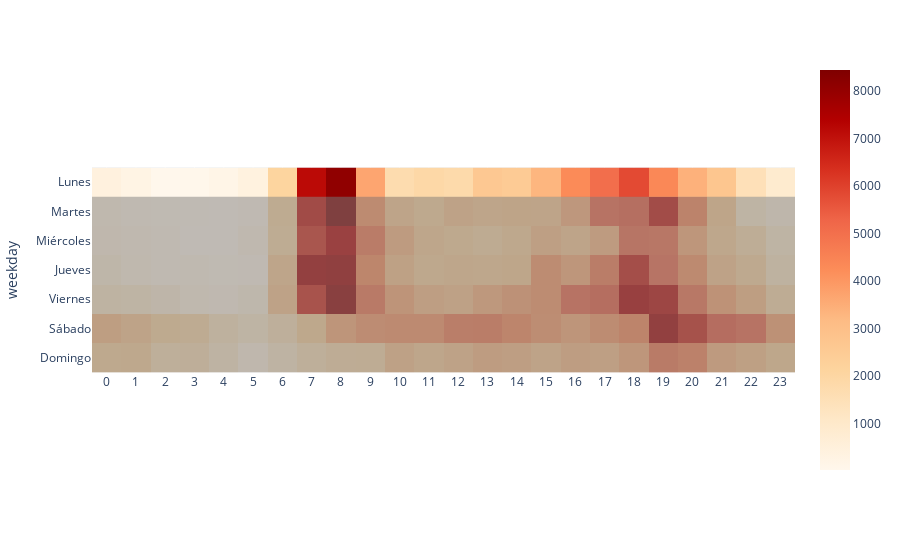

Write notebook code for a chart like this one.
### Code cell
fig = px.imshow(read_weekday_df(2019), color_continuous_scale='OrRd')

fig.add_hrect(y0=0.5, y1=6.5, line_width=0, fillcolor="gray", opacity=0.5)

fig.show()

### Figure 1 — Plotly figure (JSON) as saved in the notebook; plotly's stock layout.template omitted (floating-point values rounded to 4 significant figures; data arrays with more than 128 entries replaced by an {"elided": "..."} marker saying what was removed)
{"data": [{"coloraxis": "coloraxis", "hovertemplate": "x: %{x}<br>weekday: %{y}<br>color: %{z}<extra></extra>", "name": "0", "type": "heatmap", "x": ["0", "1", "2", "3", "4", "5", "6", "7", "8", "9", "10", "11", "12", "13", "14", "15", "16", "17", "18", "19", "20", "21", "22", "23"], "xaxis": "x", "y": ["Lunes", "Martes", "Miércoles", "Jueves", "Viernes", "Sábado", "Domingo"], "yaxis": "y", "z": {"elided": "7x24 int values"}}], "layout": {"coloraxis": {"colorscale": [[0, "rgb(255,247,236)"], [0.125, "rgb(254,232,200)"], [0.25, "rgb(253,212,158)"], [0.375, "rgb(253,187,132)"], [0.5, "rgb(252,141,89)"], [0.625, "rgb(239,101,72)"], [0.75, "rgb(215,48,31)"], [0.875, "rgb(179,0,0)"], [1, "rgb(127,0,0)"]]}, "margin": {"t": 60}, "shapes": [{"fillcolor": "gray", "line": {"width": 0}, "opacity": 0.5, "type": "rect", "x0": 0, "x1": 1, "xref": "x domain", "y0": 0.5, "y1": 6.5, "yref": "y"}], "xaxis": {"anchor": "y", "constrain": "domain", "domain": [0, 1], "scaleanchor": "y"}, "yaxis": {"anchor": "x", "autorange": "reversed", "constrain": "domain", "domain": [0, 1], "title": {"text": "weekday"}}}}
